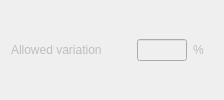
                    <widget class="QWidget" name="widget_stabTolDamping_allowedVariation_SSI" native="true">
                     <property name="sizePolicy">
                      <sizepolicy hsizetype="Fixed" vsizetype="Fixed">
                       <horstretch>0</horstretch>
                       <verstretch>0</verstretch>
                      </sizepolicy>
                     </property>
                     <property name="minimumSize">
                      <size>
                       <width>100</width>
                       <height>0</height>
                      </size>
                     </property>
                     <layout class="QHBoxLayout" name="horizontalLayout_41">
                      <property name="topMargin">
                       <number>0</number>
                      </property>
                      <property name="bottomMargin">
                       <number>0</number>
                      </property>
                      <item>
                       <widget class="QLabel" name="label_stabTolDamping_allowedVariation_SSI">
                        <property name="enabled">
                         <bool>false</bool>
                        </property>
                        <property name="sizePolicy">
                         <sizepolicy hsizetype="Fixed" vsizetype="Fixed">
                          <horstretch>0</horstretch>
                          <verstretch>0</verstretch>
                         </sizepolicy>
                        </property>
                        <property name="minimumSize">
                         <size>
                          <width>120</width>
                          <height>0</height>
                         </size>
                        </property>
                        <property name="toolTip">
                         <string/>
                        </property>
                        <property name="toolTipDuration">
                         <number>0</number>
                        </property>
                        <property name="text">
                         <string>Allowed variation</string>
                        </property>
                        <property name="alignment">
                         <set>Qt::AlignJustify|Qt::AlignVCenter</set>
                        </property>
                       </widget>
                      </item>
                      <item alignment="Qt::AlignLeft">
                       <widget class="QLineEdit" name="lineEdit_stabTolDamping_allowedVariation_SSI">
                        <property name="enabled">
                         <bool>false</bool>
                        </property>
                        <property name="sizePolicy">
                         <sizepolicy hsizetype="Fixed" vsizetype="Fixed">
                          <horstretch>0</horstretch>
                          <verstretch>0</verstretch>
                         </sizepolicy>
                        </property>
                        <property name="minimumSize">
                         <size>
                          <width>30</width>
                          <height>0</height>
                         </size>
                        </property>
                        <property name="maximumSize">
                         <size>
                          <width>50</width>
                          <height>16777215</height>
                         </size>
                        </property>
                        <property name="toolTip">
                         <string>&lt;html&gt;&lt;head/&gt;&lt;body&gt;&lt;p&gt;The allowed variation, in percentage, of the damping ratio between consecutive models so that the model can be considered stable in the damping criteria&lt;/p&gt;&lt;/body&gt;&lt;/html&gt;</string>
                        </property>
                        <property name="maxLength">
                         <number>8</number>
                        </property>
                       </widget>
                      </item>
                      <item alignment="Qt::AlignLeft">
                       <widget class="QLabel" name="label_stabTolDamping_allowedVariationUnits_SSI">
                        <property name="enabled">
                         <bool>false</bool>
                        </property>
                        <property name="sizePolicy">
                         <sizepolicy hsizetype="Fixed" vsizetype="Fixed">
                          <horstretch>0</horstretch>
                          <verstretch>0</verstretch>
                         </sizepolicy>
                        </property>
                        <property name="minimumSize">
                         <size>
                          <width>20</width>
                          <height>0</height>
                         </size>
                        </property>
                        <property name="text">
                         <string>%</string>
                        </property>
                       </widget>
                      </item>
                     </layout>
                    </widget>
